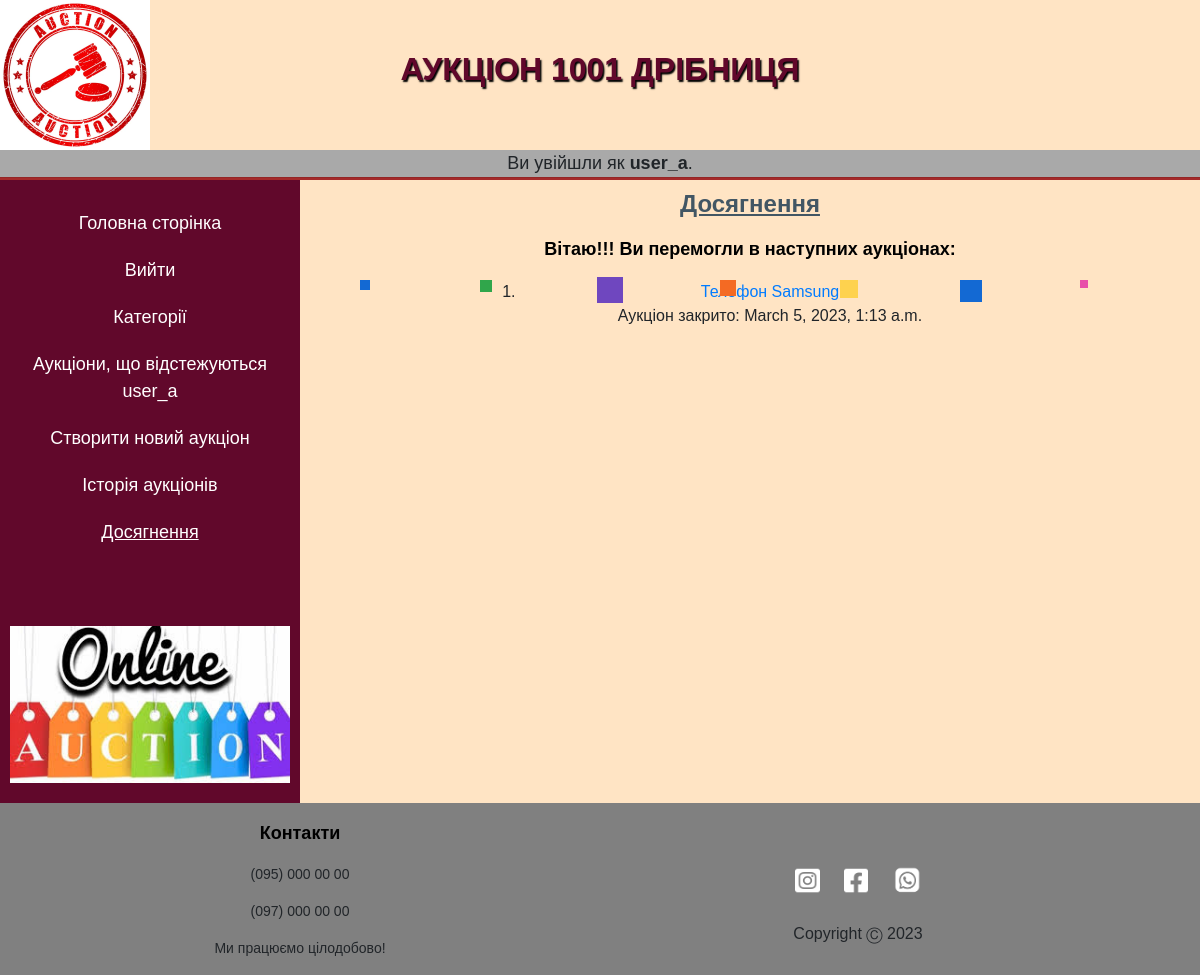
The app's page /achievements (signed in) with its own data.
### auctions/models.py (models this page shows)
class User(AbstractUser):
    pass

class Auction(models.Model):
    nameStuff = models.CharField(max_length=200)
    descriptionStuff = models.TextField(max_length=1000)
    initialPrice = models.DecimalField(max_digits=12, decimal_places=2, validators=[MinValueValidator(Decimal('0.01'))])
    category = models.ForeignKey(Category, on_delete=models.PROTECT, related_name="auctions")
    imageStuff = models.ImageField(upload_to="img/")
    watchlist = models.ManyToManyField(User, blank=True, related_name="watch_list")
    author = models.ForeignKey(User, on_delete=models.CASCADE, blank=False)
    active = models.BooleanField(default=True)
    openDatetime = models.DateTimeField(auto_now_add=True)
    closeDatetime = models.DateTimeField(blank=True, null=True)
    winner = models.ForeignKey(User, on_delete=models.CASCADE, blank=True, null=True, related_name="user_winner")

### auctions/views.py (the view)
# urls.py: path("achievements", views.achievements, name="achievements")
@login_required
def achievements(request):
    user = request.user
    auctions = Auction.objects.filter(winner = user)
    return render(request, "auctions/achievements.html", {
        "auctions": auctions,
        "achievement_page": "underline"
    })

### auctions/models.py (called while the page is built)
    def __str__(self):
        return f'{self.name} | в каталозі: {self.parent}' if self.parent else self.name

### auctions/templates/auctions/achievements.html (shortened to what this page needs)
{% extends "auctions/layout.html" %}
{% block body %}
    <div>
        <h2>Досягнення</h2>
        {% if auctions %}
            <h3>Вітаю!!! Ви перемогли в наступних аукціонах:</h3>
            <div class="confetti"></div>
            <div class="confetti"></div>
            <div class="confetti"></div>
            <div class="confetti"></div>
            <div class="confetti"></div>
            <div class="confetti"></div>
            <div class="confetti"></div>
            <div class="confetti"></div>
            <div class="confetti"></div>
        {% endif %}
        <div class="achievements">
            <ol>
            {% for auction in auctions %}
                <li><span>
                    <a href="{% url 'auction' auction.category auction.id %}">{{ auction.nameStuff }}</a>
                    <p>Аукціон закрито: {{ auction.closeDatetime }}</p>
                  </span>
                </li>
            {% empty %}
                <p class="without__achievements">У Вас поки немає досягень.</p>
            {% endfor %}
            </ol>
        </div>
    </div>
{% endblock %}

### auctions/templates/auctions/layout.html (shortened to what this page needs)
{% load static %}
<!DOCTYPE html>
<html lang="en">
    <head>
        <link rel="stylesheet" href="https://stackpath.bootstrapcdn.com/bootstrap/4.4.1/css/bootstrap.min.css">
        <link href="{% static 'auctions/styles.css' %}" rel="stylesheet">
    </head>
    <body>
      <header>
       <img src="{% static 'auctions/auction-red-stamp.jpg' %}" alt="">
       <div class="header">
        <h1>АУКЦІОН 1001 ДРІБНИЦЯ</h1>
        <div>
            <div class="user">
                {% if user.is_authenticated %}
                    Ви увійшли як <strong>{{ user.username }}</strong>.
                {% else %}
                    Ви не увійшли в свій обліковий запис.
                {% endif %}
            </div>
            <hr>
        </div>
       </div>
      </header>
      <main class="main">
        <nav class="nav__conteiner">
          <div class="nav" id="nav">
            <a class="nav__item" href="{% url 'index' %}" style="text-decoration:{{ main_page }};">Головна сторінка</a>
            {% if user.is_authenticated %}
                <a class="nav__item" href="{% url 'logout' %}">Вийти</a>
            {% else %}
                <a class="nav__item" href="{% url 'login' %}" style="text-decoration:{{ enter_page }};">Увійти</a>
                <a class="nav__item" href="{% url 'register' %}" style="text-decoration:{{ sign_up_page }};">Реєстрація</a>
            {% endif %}
            <a class="nav__item" href="{% url 'categories' %}" style="text-decoration:{{ category_page }};">Категорії</a>
            {% if user.is_authenticated %}
                <a class="nav__item" href="{% url 'watchlist' %}" style="text-decoration:{{ watchlist_page }};">Аукціони, що відстежуються {{ user.username }}</a>
                <a class="nav__item" href="{% url 'create_auction' %}" style="text-decoration:{{ create_page }};">Створити новий аукціон</a>
                <a class="nav__item" href="{% url 'auctions_history' %}" style="text-decoration:{{ history_page }};">Історія аукціонів</a>
                <a class="nav__item" href="{% url 'achievements' %}" style="text-decoration:{{ achievement_page }};">Досягнення</a>
            {% endif %}
            <img class="nav__logo" src="{% static 'auctions/images (1).jpg' %}" alt="">
          </div>
        </nav>
        <section class="conteiner">
            {% block body %}
            {% endblock %}
        </section>
        <footer class="footer">
            <span class="footer__item">
                <h3>Контакти</h3>
                <p>(095) 000 00 00</p>
                <p>(097) 000 00 00</p>
                <p>Ми працюємо цілодобово!</p>
            </span>
            <span class="footer__socialweb">
                <div>
                    <a href="https://www.instagram.com/">
                        <img class="social__network__image" src="{% static 'auctions/inst.png' %}" alt="Instagram">
                    </a>
                    <a href="https://www.facebook.com/">
                        <img class="social__network__image" src="{% static 'auctions/fb.png' %}" alt="Facebook">
                    </a>
                    <a href="https://www.viber.com/ua/">
                        <img class="social__network__image__viber" src="{% static 'auctions/viber.png' %}" alt="Viber">
                    </a>
                </div>
                <p class="copyright">Copyright Ⓒ 2023</p>
            </span>
        </footer>
      </main>
    </body>
</html>

### auctions/static/auctions/styles.css (style rules this page uses)
body { background-color:bisque; }
.header { padding-top: 50px; font-family: sans-serif; text-align: center; height: 180px; display: flex; flex-direction: column; justify-content: space-between; }
header img { position: absolute; left: 0; top: 0; width: 150px; height: 150px; }
.header h1 { font-size: 32px; font-weight: 800; color: #61082B; text-shadow: 1.5px 1.5px 1.5px black; }
.user { font-family:'Trebuchet MS', 'Lucida Sans Unicode', 'Lucida Grande', 'Lucida Sans', Arial, sans-serif; font-size: 18px; background-color:darkgray; }
.nav__conteiner { background-color:#61082B; grid-area: nav; }
.nav { display: flex; position: sticky; z-index: 10; flex-direction: column; justify-content:flex-start; font-size: 14px; padding-top: 20px; top: 0; padding-left: 10px; padding-right: 10px; min-height: 400px; }
.nav a { color:white; margin-top: 10px; margin-bottom: 10px; font-size: 18px; }
.nav__logo { margin-top: 70px; width: 100%; margin-bottom: 20px; }
hr { background-color: brown; height: 2px; margin-top: 0; margin-bottom: 0; }
.main { text-align: center; font-family: sans-serif; display: grid; grid-template-columns: 25% auto; grid-template-rows: auto; grid-auto-rows: auto; grid-template-areas: "nav conteiner" "footer footer"; }
.main h2 { font-size: 24px; margin-top: 10px; margin-bottom: 20px; color: #425664; font-weight: 600; text-decoration: underline; }
.main h3 { font-size: 18px; margin-bottom: 20px; color:black; font-weight: 700; }
.conteiner { grid-area: conteiner; }
.achievements { margin-left: auto; margin-right: auto; width: 60%; }
.footer { background-color:grey; grid-area: footer; height: fit-content; display: flex; }
.footer__item { width: 50%; padding-top: 20px; }
.footer__item p { font-size: 14px; }
.footer__socialweb { width: 43%; display: flex; flex-direction: column; justify-content:space-around; padding-top: 50px; }
.footer__socialweb div { padding-left: 32%; padding-right: 32%; }
.footer__socialweb a { text-decoration: none; }
.social__network__image { width: 13%; height: auto; margin-left: 10px; margin-right: 10px; transition: 0.2s; }
.social__network__image__viber { width: 15%; margin-left: 10px; margin-right: 10px; height: auto; transition: 0.2s; }
.confetti { position: fixed; animation: confetti-fall 5s ease-out infinite; width: 20px; height: 20px; }
.confetti::before { content: ""; display: block; width: 100%; height: 100%; animation: confetti-spin 1s linear infinite; }
.confetti:nth-child(3)::before { background-color: #1369D3; animation-delay: -3s; }
.confetti:nth-child(4)::before { background-color: #30A64B; animation-delay: -2.5s; animation-fill-mode: backwards; animation-duration: 1.2s; }
.confetti:nth-child(5)::before { background-color: #6F47BF; animation-delay: -4s; }
.confetti:nth-child(6)::before { background-color: #F46A23; animation-delay: -6s; animation-fill-mode: backwards; animation-duration: 1.1s; }
.confetti:nth-child(7)::before { background-color: #FED24E; animation-delay: -1.5s; }
.confetti:nth-child(8)::before { background-color: #1369D3; animation-delay: -2s; animation-fill-mode: backwards; animation-duration: 1.8s; }
.confetti:nth-child(9)::before { background-color: #E84FA9; animation-delay: -3.5s; }
.confetti:nth-child(3) { left: 30%; animation-delay: -3.2s; width: 10px; height: 10px; }
.confetti:nth-child(4) { left: 40%; animation-delay: -2.5s; width: 12px; height: 12px; }
.confetti:nth-child(5) { left: 50%; animation-delay: -4.1s; transform: scale(1.3); }
.confetti:nth-child(6) { left: 60%; animation-delay: -6.8s; width: 16px; height: 16px; }
.confetti:nth-child(7) { left: 70%; animation-delay: -1.5s; width: 18px; height: 18px; }
.confetti:nth-child(8) { left: 80%; animation-delay: -2s; width: 22px; height: 22px; }
.confetti:nth-child(9) { left: 90%; animation-delay: -3.5s; width: 8px; height: 8px; }

### records on screen
User: username "user_a"
Auction: nameStuff "Телефон Samsung", closeDatetime "March 5, 2023, 1:13 a.m."
